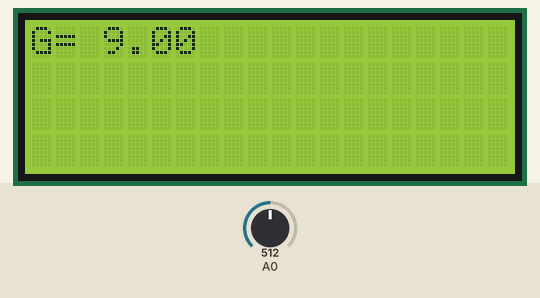
Simulated run of this sketch. Board: Arduino Uno, built with avr-gcc and run on an emulated ATmega328P. On the bench: 20×4 character LCD. The inputs (shaded band) are chosen by the test bench; at power-on: A0 = 512. What the sketch prints to the serial monitor is not drawn.

Above: at 1.6 s.
1.7 s: A0 set to 486
3.2 s: A0 set to 452
At 3.9 s:
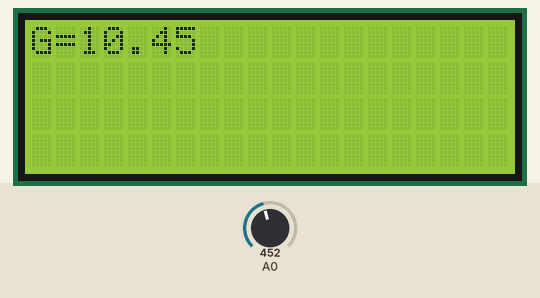
4.7 s: A0 set to 511
At 5.9 s:
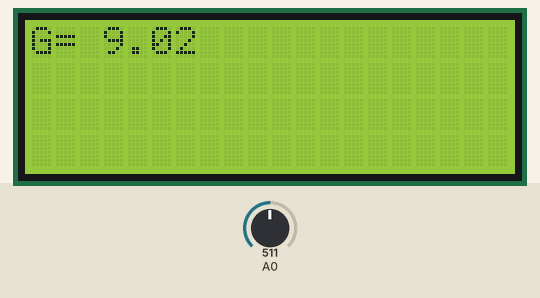
6.2 s: A0 set to 76
At 7.4 s:
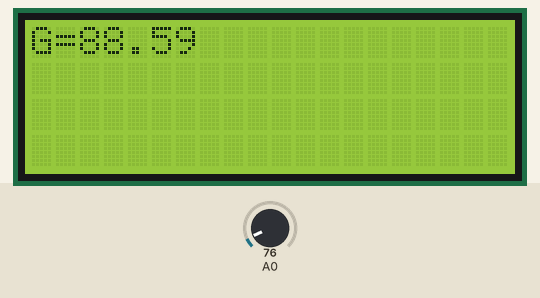
7.7 s: A0 set to 65
At 8.6 s:
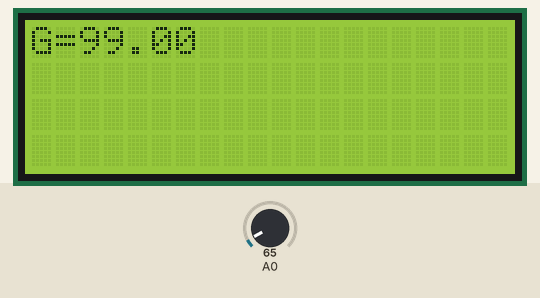
Timing chart, 0 to 10.2 s (numbered marks = the images above; inputs shaded):
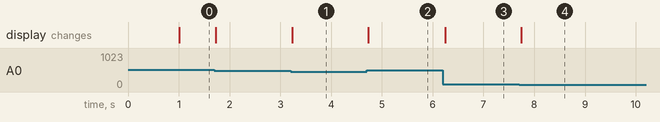

The sketch:

Infrarouge_lecture_2.ino
```cpp
#include <Wire.h>
#include <LiquidCrystal_I2C.h>
#define ledvie 13

LiquidCrystal_I2C lcd(0x27,20,4);  // set the LCD address to 0x27 for a 20 chars and 4 line display

#define IR A0;
float value,volt,distanceC;
unsigned long t0,t;
int delta;
float ancienC = 0;
void setup() {
 Serial.begin(9600);
  delta=1000;
  lcd.init();
lcd.backlight();

lcd.print("G=");

}

void loop() {
  t=millis();
  if((t-t0)>delta){
t=t0;
 value = analogRead(A0);
 volt = (value*5.0)/1023;
Serial.print(volt);
Serial.print("  distance : ");
distanceC= 27.0327*pow(volt,-1.198567);
Serial.println(distanceC);
 if((distanceC >= 100) || (distanceC == 0)){ distanceC = 99; }

 if( ancienC != distanceC){
     lcd.setCursor(2, 0);
  if(distanceC < 10){ lcd.print(' '); }
  lcd.print(distanceC);
   ancienC = distanceC;

    }
  }
}
```

Measured:
- after the input at 3.2 s, the display: changes at once (image 1)
- after the input at 4.7 s, the display: changes at once (image 2)
- after the input at 6.2 s, the display: changes at once (image 3)
- after the input at 7.7 s, the display: changes at once (image 4)
